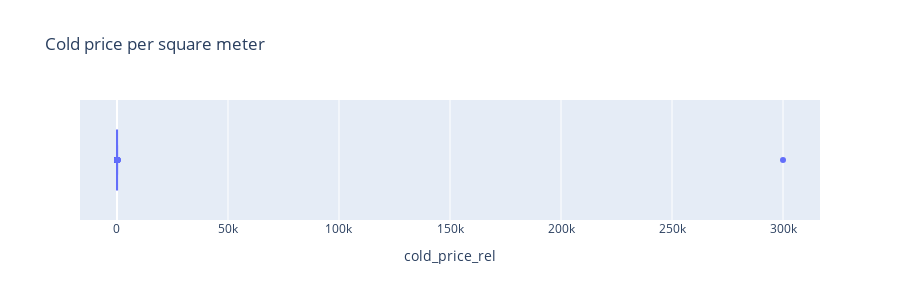

Write notebook code for a chart like this one.
### Markdown cell above
Prices do definetely have outliers.  
Property area also needs to be checked.

### Code cell
px.box(df, x='cold_price_rel', height= 300, title='Cold price per square meter')

### Figure 1 — Plotly figure (JSON) as saved in the notebook; plotly's stock layout.template omitted (floating-point values rounded to 4 significant figures; data arrays with more than 128 entries replaced by an {"elided": "..."} marker saying what was removed)
{"data": [{"alignmentgroup": "True", "hovertemplate": "cold_price_rel=%{x}<extra></extra>", "legendgroup": "", "marker": {"color": "#636efa"}, "name": "", "notched": false, "offsetgroup": "", "orientation": "h", "showlegend": false, "type": "box", "x": {"elided": "4073 float values"}, "x0": " ", "xaxis": "x", "y0": " ", "yaxis": "y"}], "layout": {"boxmode": "group", "height": 300, "legend": {"tracegroupgap": 0}, "title": {"text": "Cold price per square meter"}, "xaxis": {"anchor": "y", "domain": [0, 1], "title": {"text": "cold_price_rel"}}, "yaxis": {"anchor": "x", "domain": [0, 1]}}}
